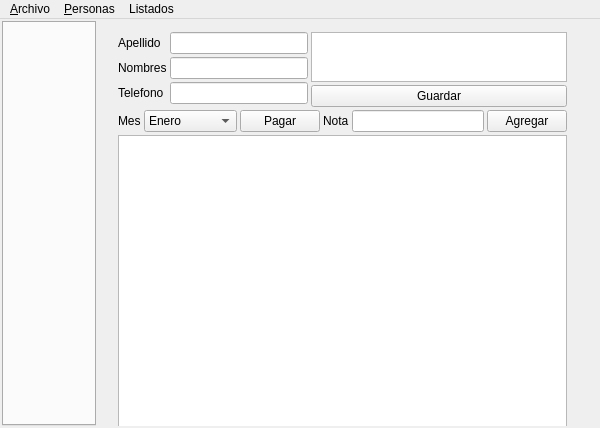
<?xml version="1.0" encoding="UTF-8"?>
<ui version="4.0">
 <class>MainWindow</class>
 <widget class="QMainWindow" name="MainWindow">
  <property name="geometry">
   <rect>
    <x>0</x>
    <y>0</y>
    <width>600</width>
    <height>428</height>
   </rect>
  </property>
  <property name="minimumSize">
   <size>
    <width>600</width>
    <height>0</height>
   </size>
  </property>
  <property name="windowTitle">
   <string>MainWindow</string>
  </property>
  <widget class="QWidget" name="centralWidget">
   <layout class="QHBoxLayout" name="horizontalLayout">
    <property name="spacing">
     <number>2</number>
    </property>
    <property name="leftMargin">
     <number>2</number>
    </property>
    <property name="topMargin">
     <number>2</number>
    </property>
    <property name="rightMargin">
     <number>2</number>
    </property>
    <property name="bottomMargin">
     <number>2</number>
    </property>
    <item>
     <widget class="QTabWidget" name="tabLetras">
      <property name="tabPosition">
       <enum>QTabWidget::West</enum>
      </property>
      <property name="currentIndex">
       <number>-1</number>
      </property>
     </widget>
    </item>
    <item>
     <widget class="QWidget" name="tabNotas" native="true">
      <property name="minimumSize">
       <size>
        <width>500</width>
        <height>400</height>
       </size>
      </property>
      <widget class="QWidget" name="layoutWidget">
       <property name="geometry">
        <rect>
         <x>9</x>
         <y>0</y>
         <width>471</width>
         <height>429</height>
        </rect>
       </property>
       <layout class="QVBoxLayout" name="verticalLayout_2">
        <property name="spacing">
         <number>3</number>
        </property>
        <property name="sizeConstraint">
         <enum>QLayout::SetNoConstraint</enum>
        </property>
        <item>
         <layout class="QHBoxLayout" name="horizontalLayout_6">
          <property name="spacing">
           <number>3</number>
          </property>
          <property name="sizeConstraint">
           <enum>QLayout::SetNoConstraint</enum>
          </property>
          <item>
           <layout class="QFormLayout" name="formLayout">
            <property name="horizontalSpacing">
             <number>3</number>
            </property>
            <property name="verticalSpacing">
             <number>3</number>
            </property>
            <item row="0" column="0">
             <widget class="QLabel" name="label">
              <property name="text">
               <string>Apellido</string>
              </property>
             </widget>
            </item>
            <item row="0" column="1">
             <widget class="QLineEdit" name="txtApellido"/>
            </item>
            <item row="1" column="0">
             <widget class="QLabel" name="label_2">
              <property name="text">
               <string>Nombres</string>
              </property>
             </widget>
            </item>
            <item row="1" column="1">
             <widget class="QLineEdit" name="txtNombres"/>
            </item>
            <item row="2" column="0">
             <widget class="QLabel" name="Telefono">
              <property name="text">
               <string>Telefono</string>
              </property>
             </widget>
            </item>
            <item row="2" column="1">
             <widget class="QLineEdit" name="txtTelefono"/>
            </item>
           </layout>
          </item>
          <item>
           <layout class="QVBoxLayout" name="verticalLayout">
            <property name="spacing">
             <number>3</number>
            </property>
            <item>
             <widget class="QTextEdit" name="txtDatosPersonales">
              <property name="maximumSize">
               <size>
                <width>16777215</width>
                <height>50</height>
               </size>
              </property>
             </widget>
            </item>
            <item>
             <widget class="QPushButton" name="btnGrabar">
              <property name="text">
               <string>Guardar</string>
              </property>
             </widget>
            </item>
           </layout>
          </item>
         </layout>
        </item>
        <item>
         <layout class="QHBoxLayout" name="horizontalLayout_5">
          <property name="spacing">
           <number>3</number>
          </property>
          <item>
           <layout class="QFormLayout" name="formLayout_3">
            <property name="horizontalSpacing">
             <number>3</number>
            </property>
            <property name="verticalSpacing">
             <number>3</number>
            </property>
            <item row="0" column="0">
             <widget class="QLabel" name="Mes">
              <property name="text">
               <string>Mes</string>
              </property>
             </widget>
            </item>
            <item row="0" column="1">
             <layout class="QHBoxLayout" name="horizontalLayout_4">
              <property name="spacing">
               <number>3</number>
              </property>
              <item>
               <widget class="QComboBox" name="cboMes">
                <item>
                 <property name="text">
                  <string>Enero</string>
                 </property>
                </item>
                <item>
                 <property name="text">
                  <string>Febrero</string>
                 </property>
                </item>
                <item>
                 <property name="text">
                  <string>Marzo</string>
                 </property>
                </item>
                <item>
                 <property name="text">
                  <string>Abril</string>
                 </property>
                </item>
                <item>
                 <property name="text">
                  <string>Mayo</string>
                 </property>
                </item>
                <item>
                 <property name="text">
                  <string>Junio</string>
                 </property>
                </item>
                <item>
                 <property name="text">
                  <string>Julio</string>
                 </property>
                </item>
                <item>
                 <property name="text">
                  <string>Agosto</string>
                 </property>
                </item>
                <item>
                 <property name="text">
                  <string>Septiembre</string>
                 </property>
                </item>
                <item>
                 <property name="text">
                  <string>Octubre</string>
                 </property>
                </item>
                <item>
                 <property name="text">
                  <string>Noviembre</string>
                 </property>
                </item>
                <item>
                 <property name="text">
                  <string>Diciembre</string>
                 </property>
                </item>
               </widget>
              </item>
              <item>
               <widget class="QPushButton" name="btnPagar">
                <property name="text">
                 <string>Pagar</string>
                </property>
               </widget>
              </item>
             </layout>
            </item>
           </layout>
          </item>
          <item>
           <layout class="QFormLayout" name="formLayout_2">
            <property name="horizontalSpacing">
             <number>3</number>
            </property>
            <property name="verticalSpacing">
             <number>3</number>
            </property>
            <item row="0" column="0">
             <widget class="QLabel" name="label_3">
              <property name="text">
               <string>Nota</string>
              </property>
             </widget>
            </item>
            <item row="0" column="1">
             <layout class="QHBoxLayout" name="horizontalLayout_3">
              <property name="spacing">
               <number>3</number>
              </property>
              <item>
               <widget class="QLineEdit" name="txtNuevaNota_2"/>
              </item>
              <item>
               <widget class="QPushButton" name="btnAddNota_2">
                <property name="text">
                 <string>Agregar</string>
                </property>
               </widget>
              </item>
             </layout>
            </item>
           </layout>
          </item>
         </layout>
        </item>
        <item>
         <widget class="QTextEdit" name="txtNotas">
          <property name="minimumSize">
           <size>
            <width>0</width>
            <height>300</height>
           </size>
          </property>
          <property name="readOnly">
           <bool>true</bool>
          </property>
         </widget>
        </item>
       </layout>
      </widget>
     </widget>
    </item>
   </layout>
  </widget>
  <widget class="QMenuBar" name="menuBar">
   <property name="geometry">
    <rect>
     <x>0</x>
     <y>0</y>
     <width>600</width>
     <height>24</height>
    </rect>
   </property>
   <widget class="QMenu" name="menu_Archivo">
    <property name="title">
     <string>&amp;Archivo</string>
    </property>
    <addaction name="action_Salir"/>
   </widget>
   <widget class="QMenu" name="menu_Personas">
    <property name="title">
     <string>&amp;Personas</string>
    </property>
    <addaction name="action_Nueva"/>
    <addaction name="action_Borrar"/>
   </widget>
   <widget class="QMenu" name="menuListados">
    <property name="title">
     <string>Listados</string>
    </property>
    <addaction name="actionPagos"/>
   </widget>
   <addaction name="menu_Archivo"/>
   <addaction name="menu_Personas"/>
   <addaction name="menuListados"/>
  </widget>
  <action name="action_Guardar">
   <property name="text">
    <string>&amp;Guardar</string>
   </property>
  </action>
  <action name="action_Salir">
   <property name="text">
    <string>&amp;Salir</string>
   </property>
  </action>
  <action name="action_Nueva">
   <property name="text">
    <string>&amp;Nueva</string>
   </property>
  </action>
  <action name="action_Borrar">
   <property name="text">
    <string>&amp;Borrar</string>
   </property>
  </action>
  <action name="action_Guardar_2">
   <property name="text">
    <string>&amp;Guardar</string>
   </property>
  </action>
  <action name="actionPagos">
   <property name="text">
    <string>Pagos...</string>
   </property>
  </action>
 </widget>
 <layoutdefault spacing="6" margin="11"/>
 <resources/>
 <connections/>
</ui>
